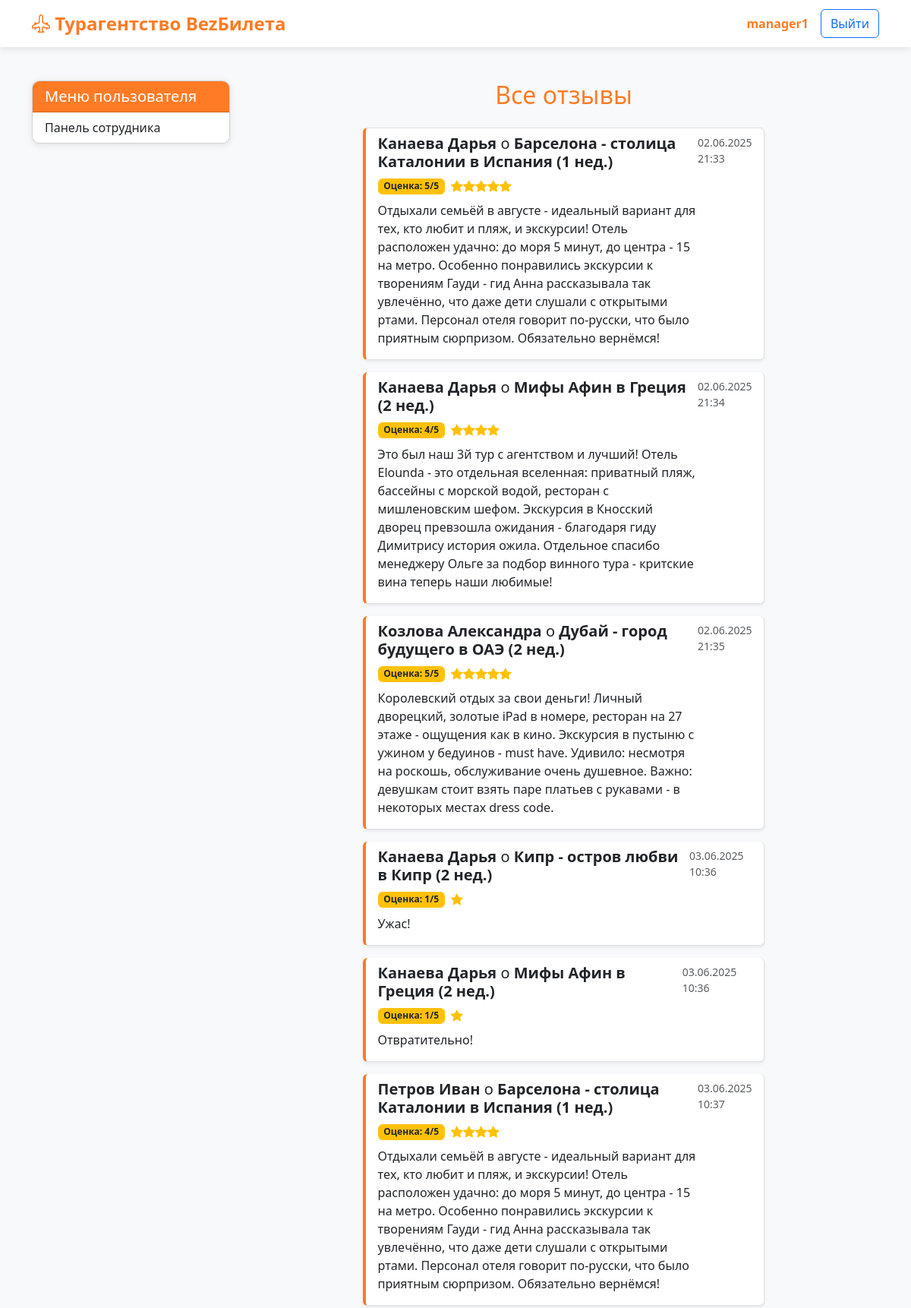
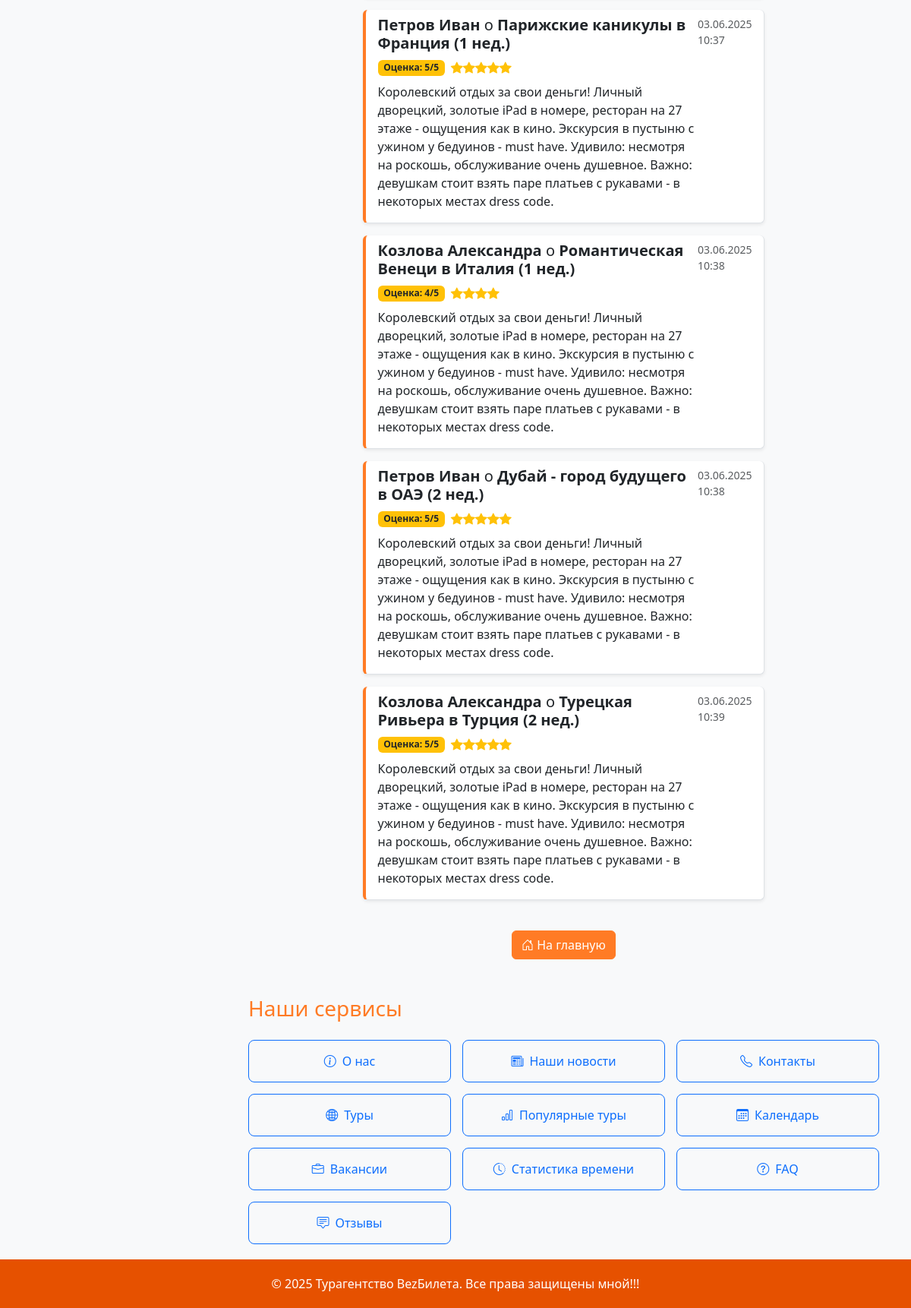
Screenshot of /reviews/ (signed in) with the database file from the repository (2 pictures, top to bottom).
### app/models.py (models this page shows, shortened)
class Review(models.Model):
    client = models.ForeignKey(Client, on_delete=models.CASCADE)
    tour = models.ForeignKey(Tour, on_delete=models.CASCADE)
    rating = models.PositiveSmallIntegerField()
    text = models.TextField()
    created_at = models.DateTimeField(auto_now_add=True)

class Client(models.Model):
    user = models.OneToOneField(User, on_delete=models.CASCADE)
    first_name = models.CharField(max_length=100)
    last_name = models.CharField(max_length=100)
    patronymic = models.CharField(max_length=100, blank=True, null=True)
    address = models.CharField(max_length=255)
    phone = models.CharField(max_length=20)
    birth_date = models.DateField()
    employee = models.ForeignKey(Employee, on_delete=models.SET_NULL, null=True, blank=True, related_name='clients')
    def __str__(self):
        return f"{self.last_name} {self.first_name}"

class Tour(models.Model):
    title = models.CharField(max_length=100)
    country = models.ForeignKey(Country, on_delete=models.CASCADE)
    hotel = models.ForeignKey(Hotel, on_delete=models.CASCADE)
    duration_weeks = models.PositiveSmallIntegerField(choices=[(1, "1 неделя"), (2, "2 недели"), (4, "4 недели")])
    base_price = models.DecimalField(max_digits=10, decimal_places=2)
    description = models.TextField()
    image = models.ImageField(upload_to='tour_images/', blank=True, null=True)
    created_at = models.DateTimeField(auto_now_add=True)
    updated_at = models.DateTimeField(auto_now=True)
    def __str__(self):
        return f"{self.title} в {self.country.name} ({self.duration_weeks} нед.)"

class Country(models.Model):
    name = models.CharField(max_length=100)
    climate_summer = models.CharField(max_length=100)
    climate_winter = models.CharField(max_length=100)
    climate_spring = models.CharField(max_length=100)
    climate_autumn = models.CharField(max_length=100)

### app/views.py (the view)
# urls.py: path('reviews/', views.reviews_view, name='reviews'),
@login_required
def reviews_view(request):
    reviews = Review.objects.select_related('client', 'tour')
    return render(request, 'app/reviews.html', {'reviews': reviews})

### app/templates/app/reviews.html (shortened to what this page needs)
{% extends 'base.html' %}
{% block content %}
<div class="container">
    <div class="row justify-content-center">
        <div class="col-lg-8">
            <h2 class="text-center mb-4 text-orange">Все отзывы</h2>
            {% if reviews %}
            <div class="list-group mb-4">
                {% for review in reviews %}
                <div class="list-group-item mb-3 rounded shadow-sm">
                    <div class="d-flex justify-content-between align-items-start">
                        <div>
                            <h5 class="mb-2">
                                <strong>{{ review.client }}</strong> о <strong>{{ review.tour }}</strong>
                            </h5>
                            <div class="d-flex align-items-center mb-2">
                                <span class="badge bg-warning text-dark me-2">
                                    Оценка: {{ review.rating }}/5
                                </span>
                                {% with ''|center:review.rating as range %}
                                    {% for _ in range %}
                                        <i class="bi bi-star-fill text-warning"></i>
                                    {% endfor %}
                                {% endwith %}
                            </div>
                            <p class="mb-2">{{ review.text }}</p>
                        </div>
                        <small class="text-muted">{{ review.created_at|date:"d.m.Y H:i" }}</small>
                    </div>
                </div>
                {% endfor %}
            </div>
            {% else %}
            <div class="alert alert-info text-center">
                <p class="mb-0">Отзывов пока нет.</p>
            </div>
            {% endif %}
            <div class="text-center">
                <a href="{% url 'main' %}" class="btn btn-primary">
                    <i class="bi bi-house-door"></i> На главную
                </a>
            </div>
        </div>
    </div>
</div>
{% endblock %}

### app/templates/base.html (shortened to what this page needs)
<!DOCTYPE html>
<html lang="ru">
<head>
    <link href="https://cdn.jsdelivr.net/npm/bootstrap@5.3.0/dist/css/bootstrap.min.css" rel="stylesheet">
    <link rel="stylesheet" href="https://cdn.jsdelivr.net/npm/bootstrap-icons@1.10.0/font/bootstrap-icons.css">
</head>
<body>
    <nav class="navbar navbar-expand-lg navbar-light sticky-top">
        <div class="container">
            <a class="navbar-brand" href="{% url 'main' %}">
                <i class="bi bi-airplane-engines"></i> Турагентство BezБилета
            </a>
            <div class="d-flex align-items-center">
                {% if user.is_authenticated %}
                    <span class="text-orange me-3 fw-bold">
                        {% if user.client %}
                            {{ user.client.last_name }} {{ user.client.first_name }}
                        {% else %}
                            {{ user.username }}
                        {% endif %}
                    </span>
                    <a href="{% url 'logout' %}" class="btn btn-outline-primary">Выйти</a>
                {% else %}
                    <a href="{% url 'login' %}" class="btn btn-outline-primary me-2">Войти</a>
                    <a href="{% url 'register' %}" class="btn btn-primary">Регистрация</a>
                {% endif %}
            </div>
        </div>
    </nav>
    <main class="container">
        <div class="row mt-4">
            <div class="col-lg-3 mb-4">
                <div class="card user-menu">
                    <div class="card-header">
                        <h5 class="mb-0">Меню пользователя</h5>
                    </div>
                    <div class="list-group list-group-flush">
                        {% if user.is_authenticated and user.employee %}
                        <a href="{% url 'employee_dashboard' %}" class="list-group-item list-group-item-action">Панель сотрудника</a>
                        {% endif %}
                    </div>
                </div>
            </div>
            <div class="col-lg-9">
                {% block content %}{% endblock %}
                <div class="mt-5">
                    <h3 class="mb-4 text-orange">Наши сервисы</h3>
                    <div class="nav-links">
                        <a href="{% url 'about_company' %}" class="btn btn-outline-primary d-flex align-items-center justify-content-center">
                            <i class="bi bi-info-circle me-2"></i> О нас
                        </a>
                        <a href="{% url 'news' %}" class="btn btn-outline-primary d-flex align-items-center justify-content-center">
                            <i class="bi bi-newspaper me-2"></i> Наши новости
                        </a>
                        <a href="{% url 'contacts' %}" class="btn btn-outline-primary d-flex align-items-center justify-content-center">
                            <i class="bi bi-telephone me-2"></i> Контакты
                        </a>
                        <a href="{% url 'tours' %}" class="btn btn-outline-primary d-flex align-items-center justify-content-center">
                            <i class="bi bi-globe2 me-2"></i> Туры
                        </a>
                        <a href="{% url 'tour_chart' %}" class="btn btn-outline-primary d-flex align-items-center justify-content-center">
                            <i class="bi bi-bar-chart me-2"></i> Популярные туры
                        </a>
                        <a href="{% url 'time_info' %}" class="btn btn-outline-primary d-flex align-items-center justify-content-center">
                            <i class="bi bi-calendar3 me-2"></i> Календарь
                        </a>
                        <a href="{% url 'vacancies' %}" class="btn btn-outline-primary d-flex align-items-center justify-content-center">
                            <i class="bi bi-briefcase me-2"></i> Вакансии
                        </a>
                        {% if user.is_authenticated and user.employee %}
                        <a href="{% url 'statistics' %}" class="btn btn-outline-primary d-flex align-items-center justify-content-center">
                            <i class="bi bi-clock-history me-2"></i> Статистика времени
                        </a>
                        {% endif %}
                        <a href="{% url 'faq' %}" class="btn btn-outline-primary d-flex align-items-center justify-content-center">
                            <i class="bi bi-question-circle me-2"></i> FAQ
                        </a>
                        <a href="{% url 'reviews' %}" class="btn btn-outline-primary d-flex align-items-center justify-content-center">
                            <i class="bi bi-chat-square-text me-2"></i> Отзывы
                        </a>
                    </div>
                </div>
            </div>
        </div>
    </main>
    <footer>
        <div class="container text-center">
            <p class="mb-0">&copy; {% now "Y" %} Турагентство BezБилета. Все права защищены мной!!!</p>
        </div>
    </footer>
</body>
</html>

### app/templates/base.html (style rules this page uses)
:root { --orange-primary: #FF7B25; --orange-light: #FFA726; --orange-dark: #E65100; }
body { background-color: #f8f9fa; color: #333; font-family: 'Segoe UI', Tahoma, Geneva, Verdana, sans-serif; display: flex; flex-direction: column; min-height: 100vh; }
.navbar { background-color: white !important; box-shadow: 0 2px 10px rgba(0, 0, 0, 0.1); }
.navbar-brand { color: var(--orange-primary) !important; font-weight: bold; font-size: 1.5rem; }
.btn-primary { background-color: var(--orange-primary); border-color: var(--orange-primary); }
.text-orange { color: var(--orange-primary); }
footer { background-color: var(--orange-dark); color: white; margin-top: auto; padding: 20px 0; }
main { flex: 1; padding: 20px 0; }
.user-menu { border-radius: 10px; overflow: hidden; box-shadow: 0 2px 10px rgba(0, 0, 0, 0.1); }
.user-menu .card-header { background-color: var(--orange-primary); color: white; font-weight: bold; }
.nav-links { display: grid; grid-template-columns: repeat(auto-fill, minmax(200px, 1fr)); gap: 15px; }
.nav-links .btn { height: 100%; padding: 15px; border-radius: 8px; transition: all 0.3s; }

### app/templates/app/reviews.html (style rules this page uses)
.list-group-item { transition: transform 0.2s; border-left: 4px solid var(--orange-primary); }

### rows the page displays
Review: client "Канаева Дарья", tour "Барселона - столица Каталонии в Испания (1 нед.)", rating "5", text "Отдыхали семьёй в августе - идеальный вариант для тех, кто любит и пляж, и экскурсии! Отель расположен удачно: до моря 5 минут, до центра - 15 на метро. Особенно понравились экскурсии к творениям Гауди - гид Анна рассказывала так увлечённо, что даже дети слушали с открытыми ртами. Персонал отеля говорит по-русски, что было приятным сюрпризом. Обязательно вернёмся!", created_at "02.06.2025 21:33"
Review: client "Канаева Дарья", tour "Мифы Афин в Греция (2 нед.)", rating "4", text "Это был наш 3й тур с агентством и лучший! Отель Elounda - это отдельная вселенная: приватный пляж, бассейны с морской водой, ресторан с мишленовским шефом. Экскурсия в Кносский дворец превзошла ожидания - благодаря гиду Димитрису история ожила. Отдельное спасибо менеджеру Ольге за подбор винного тура - критские вина теперь наши любимые!", created_at "02.06.2025 21:34"
Review: client "Козлова Александра", tour "Дубай - город будущего в ОАЭ (2 нед.)", rating "5", text "Королевский отдых за свои деньги! Личный дворецкий, золотые iPad в номере, ресторан на 27 этаже - ощущения как в кино. Экскурсия в пустыню с ужином у бедуинов - must have. Удивило: несмотря на роскошь, обслуживание очень душевное. Важно: девушкам стоит взять паре платьев с рукавами - в некоторых местах dress code.", created_at "02.06.2025 21:35"
Review: client "Канаева Дарья", tour "Кипр - остров любви в Кипр (2 нед.)", rating "1", text "Ужас!", created_at "03.06.2025 10:36"
Review: client "Канаева Дарья", tour "Мифы Афин в Греция (2 нед.)", rating "1", text "Отвратительно!", created_at "03.06.2025 10:36"
Review: client "Петров Иван", tour "Барселона - столица Каталонии в Испания (1 нед.)", rating "4", text "Отдыхали семьёй в августе - идеальный вариант для тех, кто любит и пляж, и экскурсии! Отель расположен удачно: до моря 5 минут, до центра - 15 на метро. Особенно понравились экскурсии к творениям Гауди - гид Анна рассказывала так увлечённо, что даже дети слушали с открытыми ртами. Персонал отеля говорит по-русски, что было приятным сюрпризом. Обязательно вернёмся!", created_at "03.06.2025 10:37"
Review: client "Петров Иван", tour "Парижские каникулы в Франция (1 нед.)", rating "5", text "Королевский отдых за свои деньги! Личный дворецкий, золотые iPad в номере, ресторан на 27 этаже - ощущения как в кино. Экскурсия в пустыню с ужином у бедуинов - must have. Удивило: несмотря на роскошь, обслуживание очень душевное. Важно: девушкам стоит взять паре платьев с рукавами - в некоторых местах dress code.", created_at "03.06.2025 10:37"
Review: client "Козлова Александра", tour "Романтическая Венеци в Италия (1 нед.)", rating "4", text "Королевский отдых за свои деньги! Личный дворецкий, золотые iPad в номере, ресторан на 27 этаже - ощущения как в кино. Экскурсия в пустыню с ужином у бедуинов - must have. Удивило: несмотря на роскошь, обслуживание очень душевное. Важно: девушкам стоит взять паре платьев с рукавами - в некоторых местах dress code.", created_at "03.06.2025 10:38"
Review: client "Петров Иван", tour "Дубай - город будущего в ОАЭ (2 нед.)", rating "5", text "Королевский отдых за свои деньги! Личный дворецкий, золотые iPad в номере, ресторан на 27 этаже - ощущения как в кино. Экскурсия в пустыню с ужином у бедуинов - must have. Удивило: несмотря на роскошь, обслуживание очень душевное. Важно: девушкам стоит взять паре платьев с рукавами - в некоторых местах dress code.", created_at "03.06.2025 10:38"
Review: client "Козлова Александра", tour "Турецкая Ривьера в Турция (2 нед.)", rating "5", text "Королевский отдых за свои деньги! Личный дворецкий, золотые iPad в номере, ресторан на 27 этаже - ощущения как в кино. Экскурсия в пустыню с ужином у бедуинов - must have. Удивило: несмотря на роскошь, обслуживание очень душевное. Важно: девушкам стоит взять паре платьев с рукавами - в некоторых местах dress code.", created_at "03.06.2025 10:39"

### other values shown
{{ user.username }} "manager1"
